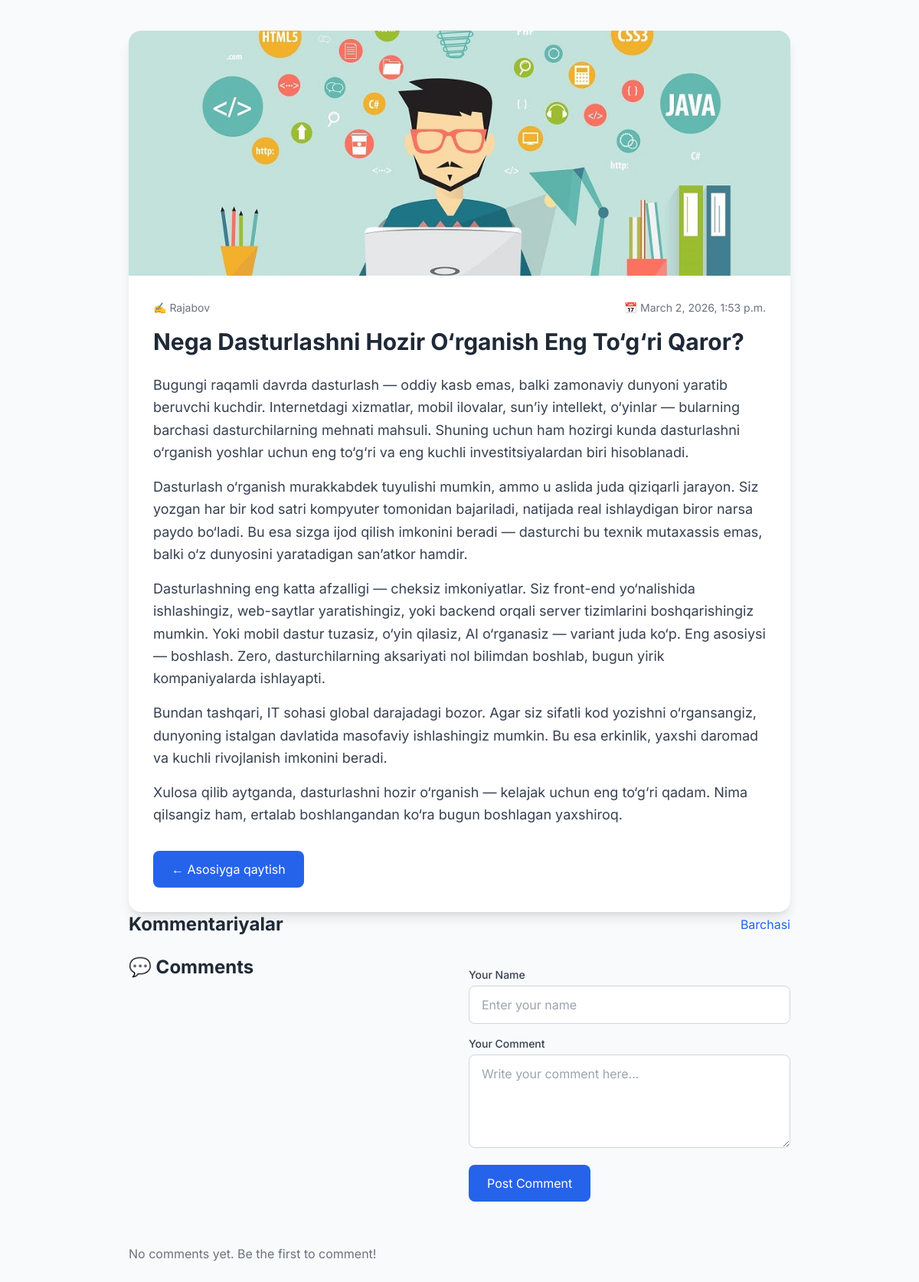
Screenshot of /more/3 with the database file from the repository.
### wiki/models.py (models this page shows, shortened)
class Post(models.Model):
    image = models.ImageField(upload_to = "rasmlar/", blank = True, null = True)
    title = models.CharField(verbose_name="Post title", max_length=600)
    body = models.TextField(verbose_name ='Post body')
    puplished_date = models.DateTimeField(auto_now = True, verbose_name='Publish date')
    author = models.CharField(verbose_name='Post author', default='Admin', max_length=100)
    category = models.ForeignKey(Category, on_delete=models.PROTECT, related_name='posts')
    tag = models.ManyToManyField(Tag)
    views = models.PositiveIntegerField(default = 0)
    published = models.BooleanField(default = True)
    on_top = models.BooleanField(default = True)
    class Meta:
        ordering = ['-puplished_date']

### wiki/views.py (the view, shortened to what this page needs)
# urls.py: path('more/<pk>', views.more, name = 'more'),
def more(request, pk):
    post = Post.objects.get(id=pk)
    categories = Category.objects.all()
    post.views+=1
    post.save()
    return render(request, 'home2.html',{'post':post, "categories":categories})

### wiki/templates/home2.html (shortened to what this page needs)
<!DOCTYPE html>
{% load static %}
<html lang="en" class="light">
<head>
    <script src="https://cdn.tailwindcss.com"></script>
</head>
<body class="bg-gray-50 dark:bg-gray-900 transition-colors duration-300">
    <main class="container mx-auto px-4 py-10 max-w-4xl">
        <article class="bg-white dark:bg-gray-800 rounded-2xl shadow-lg overflow-hidden">
            {% if post.image %}
            <img src="{{ post.image.url }}" alt="{{ post.title }}"
                 class="w-full h-80 object-cover">
            {% endif %}
            <div class="p-8">
                <div class="flex items-center justify-between mb-4 text-sm text-gray-500 dark:text-gray-400">
                    <span>✍️ {{ post.author }}</span>
                    <span>📅 {{ post.puplished_date }}</span>
                </div>
                <h1 class="text-3xl font-bold text-gray-800 dark:text-white mb-6">
                    {{ post.title }}
                </h1>
                <div class="text-gray-700 dark:text-gray-300 leading-relaxed text-lg space-y-4">
                    {{ post.body|linebreaks }}
                </div>
                <div class="mt-8">
                    <a href="/"
                       class="inline-block bg-blue-600 hover:bg-blue-700 text-white px-6 py-3 rounded-lg transition">
                        ← Asosiyga qaytish
                    </a>
                </div>
            </div>
        </article>
        <section class="mb-12">
            <div class="flex justify-between items-center mb-6">
                <h2 class="text-2xl font-bold text-gray-800 dark:text-white">Kommentariyalar</h2>
                <a href="#" class="text-blue-600 dark:text-blue-400 hover:underline">Barchasi</a>
            </div>
            <div class="grid grid-cols-1 md:grid-cols-2 gap-6">
    <h2 class="text-2xl font-bold text-gray-800 dark:text-white mb-6">
        💬 Comments
    </h2>
    <form method="post" class="mb-8 space-y-4">
        <div>
            <label class="block text-sm font-medium text-gray-700 dark:text-gray-300 mb-1">
                Your Name
            </label>
            <input type="text" name="name"
                   placeholder="Enter your name"
                   class="w-full px-4 py-3 rounded-lg border border-gray-300 dark:border-gray-600
                          dark:bg-gray-700 dark:text-white focus:ring-2 focus:ring-blue-500 outline-none">
        </div>
        <div>
            <label class="block text-sm font-medium text-gray-700 dark:text-gray-300 mb-1">
                Your Comment
            </label>
            <textarea name="comment" rows="4"
                      placeholder="Write your comment here..."
                      class="w-full px-4 py-3 rounded-lg border border-gray-300 dark:border-gray-600
                             dark:bg-gray-700 dark:text-white focus:ring-2 focus:ring-blue-500 outline-none"></textarea>
        </div>
        <button type="submit"
                class="bg-blue-600 hover:bg-blue-700 text-white px-6 py-3 rounded-lg transition">
            Post Comment
        </button>
    </form>
    <div class="space-y-6">
        {% for comment in comments %}
        <div class="border-b border-gray-200 dark:border-gray-700 pb-4">
            <div class="flex justify-between items-center mb-2">
                <h4 class="font-semibold text-gray-800 dark:text-white">
                    {{ comment.name }}
                </h4>
                <span class="text-sm text-gray-500">
                    {{ comment.created_at }}
                </span>
            </div>
            <p class="text-gray-700 dark:text-gray-300">
                {{ comment.body }}
            </p>
        </div>
        {% empty %}
        <p class="text-gray-500 dark:text-gray-400">
            No comments yet. Be the first to comment!
        </p>
        {% endfor %}
    </div>
</section>
    </articles></main>
</body>
</html>

### wiki/templates/home2.html (style rules this page uses)
body { font-family: 'Inter', sans-serif; }
html { scroll-behavior: smooth; }

### rows the page displays
Post: image (picture), author "Rajabov", puplished_date "March 2, 2026, 1:53 p.m.", title "Nega Dasturlashni Hozir O‘rganish Eng To‘g‘ri Qaror?", body "Bugungi raqamli davrda dasturlash — oddiy kasb emas, balki zamonaviy dunyoni yaratib beruvchi kuchdir. Internetdagi xizmatlar, mobil ilovalar, sun’iy intellekt, o‘yinlar — bularning barchasi dasturchilarning mehnati mahsuli. Shuning uchun ham hozirgi kunda dasturlashni o‘rganish yoshlar uchun eng to‘g‘ri va eng kuchli investitsiyalardan biri hisoblanadi. Dasturlash o‘rganish murakkabdek tuyulishi mumkin, ammo u aslida juda qiziqarli jarayon. Siz yozgan har bir kod satri kompyuter tomonidan bajariladi, natijada real ishlaydigan biror narsa paydo bo‘ladi. Bu esa sizga ijod qilish imkonini beradi — dasturchi bu texnik mutaxassis emas, balki o‘z dunyosini yaratadigan san’atkor hamdir.…"
